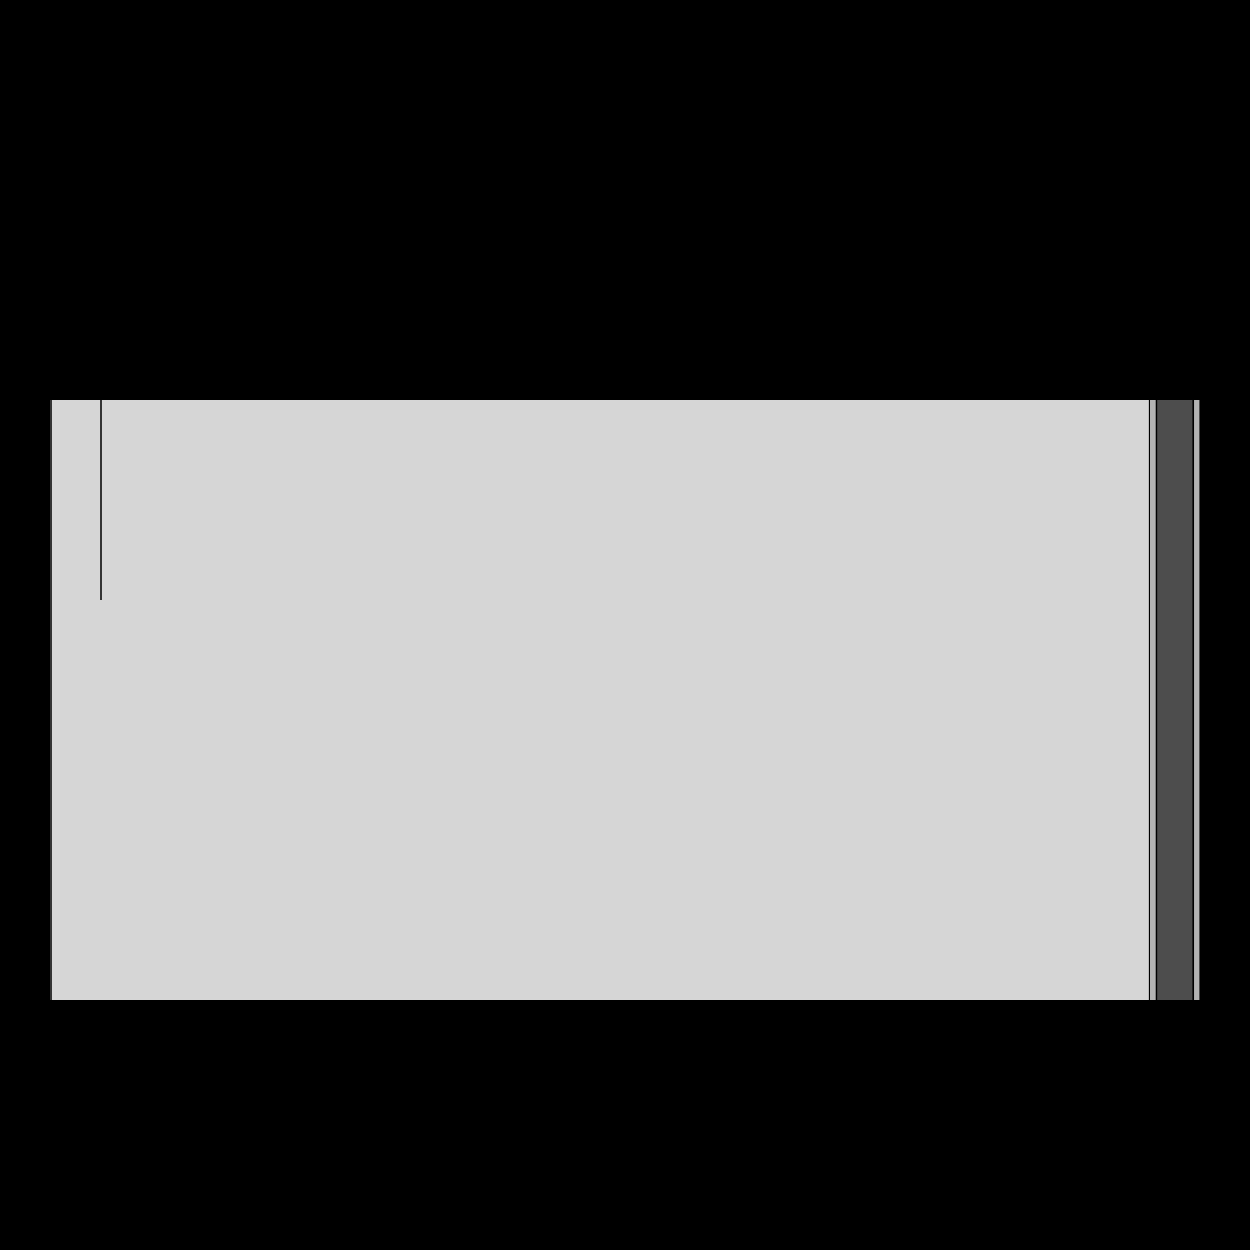

A level layout from a 2D game, rendered from its tile map. Below: a short description, then the map file with tile-grid data replaced by summaries:
An orthogonal 25x25 tile map with 50x50 px tiles, 3 tile layers (map, item, map2), 4 tilesets.

<map version="1.0" tiledversion="1.1.5" orientation="orthogonal" renderorder="right-down" width="25" height="25" tilewidth="50" tileheight="50" infinite="0" backgroundcolor="#000000" nextobjectid="33">
 <tileset firstgid="1" name="map_second_pack" tilewidth="50" tileheight="50" spacing="2" tilecount="39" columns="39">
  <image source="map_second_pack.png" width="2048" height="64" />
  <tile id="1">
   <properties>
    <property name="blocked" value="" />
   </properties>
  </tile>
  <tile id="2">
   <properties>
    <property name="blocked" value="" />
   </properties>
  </tile>
  <tile id="5">
   <properties>
    <property name="blocked" value="" />
   </properties>
  </tile>
  <tile id="6">
   <properties>
    <property name="blocked" value="" />
   </properties>
  </tile>
  <tile id="7">
   <properties>
    <property name="blocked" value="" />
   </properties>
  </tile>
  <tile id="8">
   <properties>
    <property name="blocked" value="" />
   </properties>
  </tile>
  <tile id="9">
   <properties>
    <property name="blocked" value="" />
   </properties>
  </tile>
  <tile id="10">
   <properties>
    <property name="blocked" value="" />
   </properties>
  </tile>
  <tile id="11">
   <properties>
    <property name="blocked" value="" />
   </properties>
  </tile>
  <tile id="12">
   <properties>
    <property name="blocked" value="" />
   </properties>
  </tile>
  <tile id="14">
   <properties>
    <property name="blocked" value="" />
   </properties>
  </tile>
  <tile id="15">
   <properties>
    <property name="blocked" value="" />
   </properties>
  </tile>
  <tile id="16">
   <properties>
    <property name="blocked" value="" />
   </properties>
  </tile>
  <tile id="17">
   <properties>
    <property name="blocked" value="" />
   </properties>
  </tile>
  <tile id="18">
   <properties>
    <property name="blocked" value="" />
   </properties>
  </tile>
  <tile id="20">
   <properties>
    <property name="blocked" value="" />
   </properties>
  </tile>
  <tile id="21">
   <properties>
    <property name="blocked" value="" />
   </properties>
  </tile>
  <tile id="22">
   <properties>
    <property name="blocked" value="" />
   </properties>
  </tile>
  <tile id="23">
   <properties>
    <property name="blocked" value="" />
   </properties>
  </tile>
  <tile id="24">
   <properties>
    <property name="blocked" value="" />
   </properties>
  </tile>
  <tile id="25">
   <properties>
    <property name="blocked" value="" />
   </properties>
  </tile>
  <tile id="26">
   <properties>
    <property name="blocked" value="" />
   </properties>
  </tile>
  <tile id="27">
   <properties>
    <property name="blocked" value="" />
   </properties>
  </tile>
  <tile id="28">
   <properties>
    <property name="blocked" value="" />
   </properties>
  </tile>
  <tile id="29">
   <properties>
    <property name="blocked" value="" />
   </properties>
  </tile>
 </tileset>
 <tileset firstgid="40" name="blocked" tilewidth="50" tileheight="50" spacing="2" tilecount="39" columns="39">
  <image source="map_second_blocked.png" width="2048" height="64" />
  <tile id="0">
   <properties>
    <property name="blocked" value="" />
   </properties>
  </tile>
  <tile id="4">
   <properties>
    <property name="blocked" value="" />
   </properties>
  </tile>
  <tile id="12">
   <properties>
    <property name="blocked" value="" />
   </properties>
  </tile>
  <tile id="19">
   <properties>
    <property name="blocked" value="" />
   </properties>
  </tile>
  <tile id="29">
   <properties>
    <property name="switch" value="" />
   </properties>
  </tile>
  <tile id="30">
   <properties>
    <property name="refrigerator" value="" />
   </properties>
  </tile>
  <tile id="32">
   <properties>
    <property name="tv" value="" />
   </properties>
  </tile>
  <tile id="33">
   <properties>
    <property name="com" value="" />
   </properties>
  </tile>
  <tile id="34">
   <properties>
    <property name="cooker" value="" />
   </properties>
  </tile>
  <tile id="35">
   <properties>
    <property name="microwave" value="" />
   </properties>
  </tile>
  <tile id="36">
   <properties>
    <property name="pump" value="" />
   </properties>
  </tile>
  <tile id="37">
   <properties>
    <property name="fan" value="" />
   </properties>
  </tile>
  <tile id="38">
   <properties>
    <property name="air" value="" />
   </properties>
  </tile>
 </tileset>
 <tileset firstgid="79" name="item_on_map" tilewidth="50" tileheight="50" spacing="2" tilecount="39" columns="39">
  <image source="item_on_map.png" width="2048" height="64" />
  <tile id="15">
   <properties>
    <property name="blocked" value="" />
   </properties>
  </tile>
  <tile id="16">
   <properties>
    <property name="blocked" value="" />
   </properties>
  </tile>
  <tile id="32">
   <properties>
    <property name="fan2" value="" />
   </properties>
  </tile>
  <tile id="33">
   <properties>
    <property name="gate" value="" />
   </properties>
  </tile>
  <tile id="38">
   <properties>
    <property name="fan2" value="" />
   </properties>
  </tile>
 </tileset>
 <tileset firstgid="118" name="closet" tilewidth="25" tileheight="50" spacing="2" tilecount="1" columns="1">
  <image source="closet.png" trans="ffffff" width="25" height="50" />
 </tileset>
 <layer name="map" width="25" height="25">
  <data>[625 cells, 625 non-empty, 9 distinct tile ids]</data>
 </layer>
 <layer name="item" width="25" height="25">
  <data>[625 cells, 216 non-empty, 8 distinct tile ids]</data>
 </layer>
 <layer name="map2" width="25" height="25">
  <data>[625 cells, 32 non-empty, 3 distinct tile ids]</data>
 </layer>
</map>
